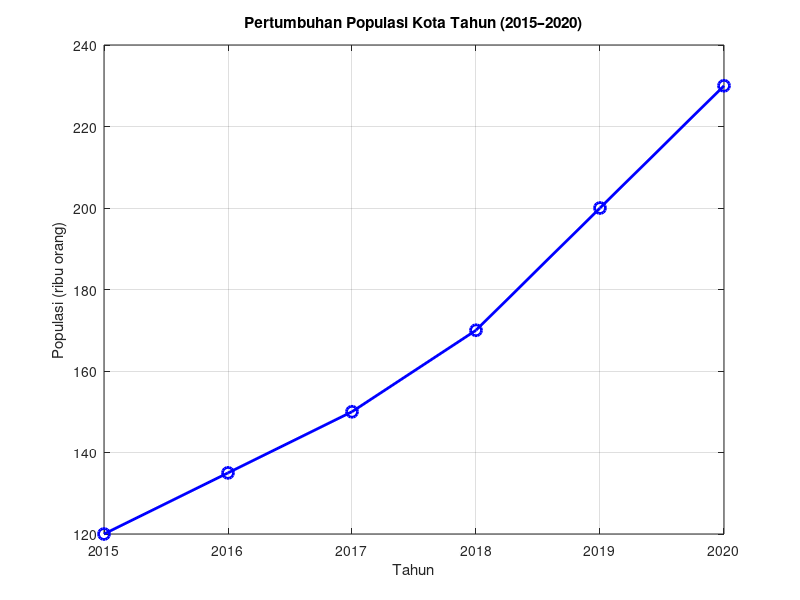

This chart was generated by the following MATLAB code:
tahun = 2015:2020;
populasi = [120, 135, 150, 170, 200, 230]; 

plot(tahun, populasi, '-o', 'LineWidth', 2, 'MarkerSize', 8, 'Color', 'b');

title('Pertumbuhan Populasi Kota Tahun (2015–2020)');
xlabel('Tahun');
ylabel('Populasi (ribu orang)');

grid on;
